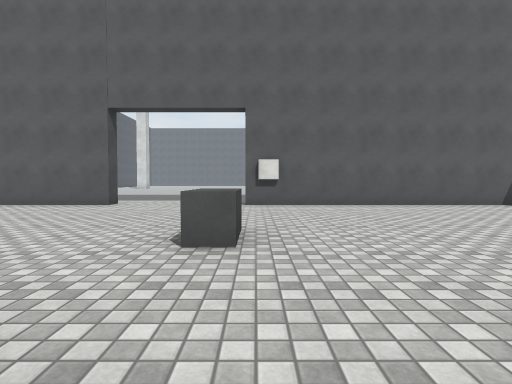
View 1 (above)

24 first-person views from a walk through a 3-D level made in the Unity game engine. The camera is 1.2 m above the floor, tilts 2° down and sees 80° across. The floor is counted in squares, 2 m on a side. Each view is taken from the middle of a square. On the plan, view 1 faces up. The plan holds only what a view shows up to about 9 squares ahead; the rest is blank. The place goes on beyond the plan. The player character is not drawn. Door leaves are left out, so doorways stand open. Surface patterns are stand-ins for the level's own textures.

View 2
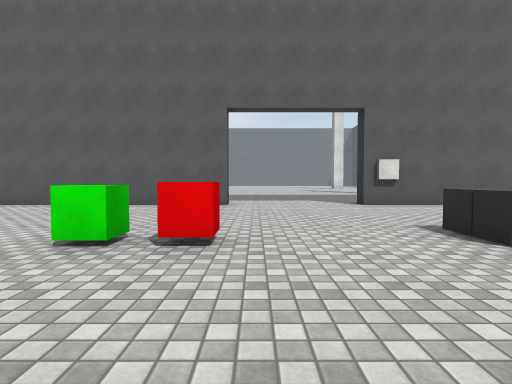

View 3
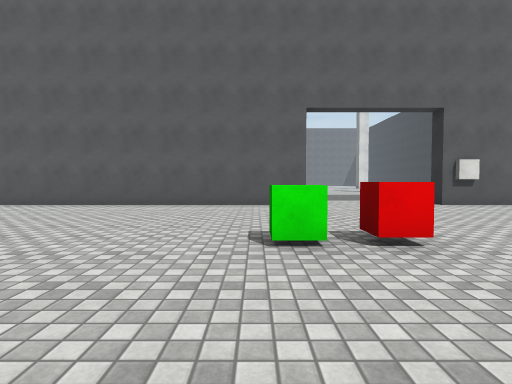

View 4
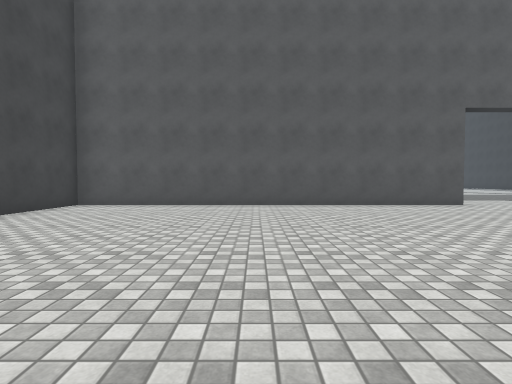

View 5
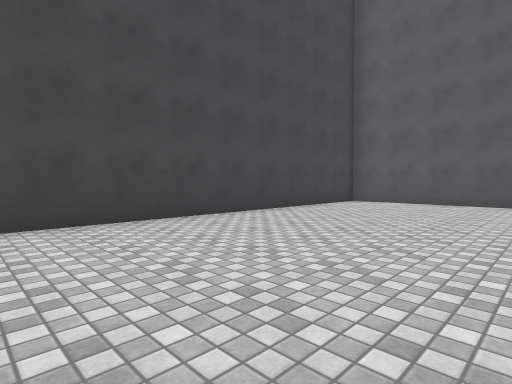

View 6
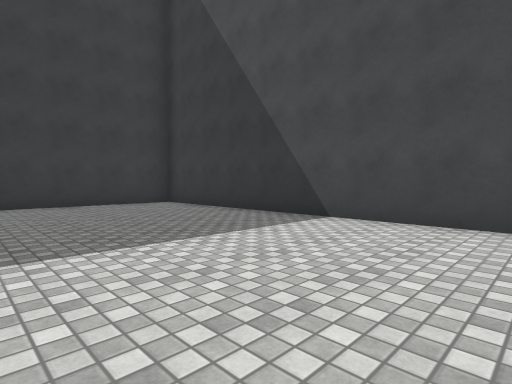

View 7
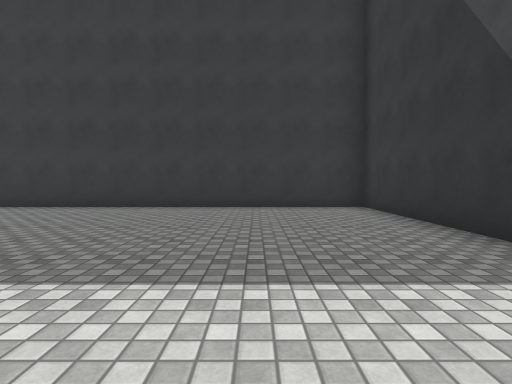

View 8
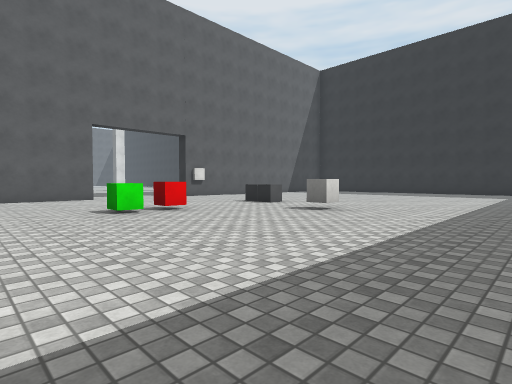

View 9
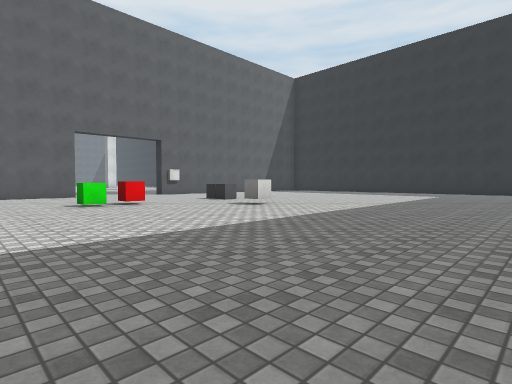

View 10
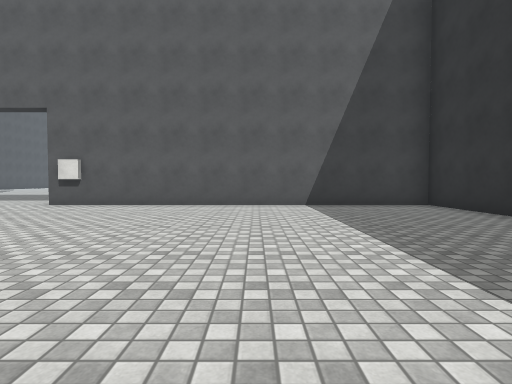

View 11
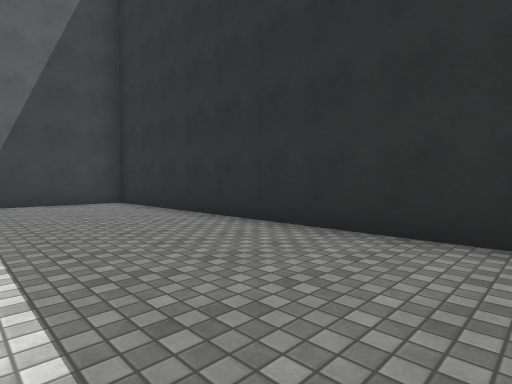

View 12
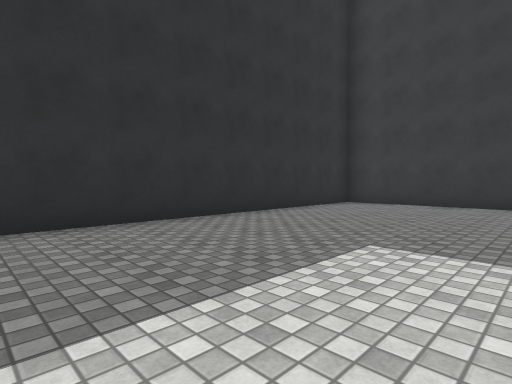

View 13
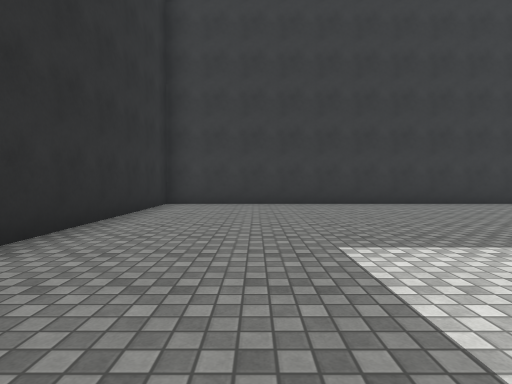

View 14
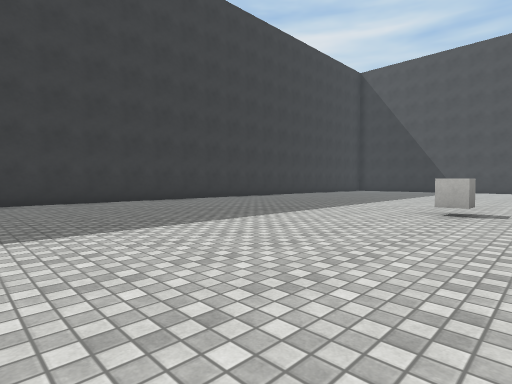

View 15
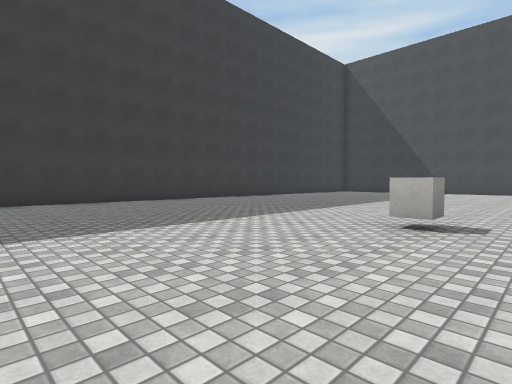

View 16
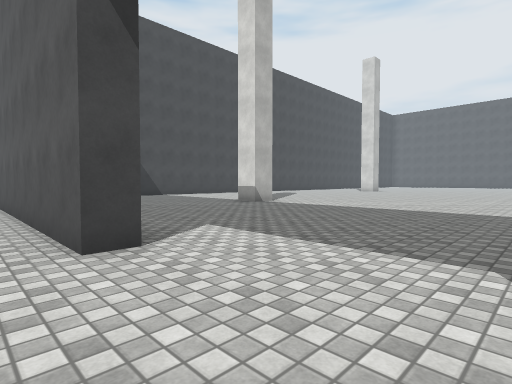

View 17
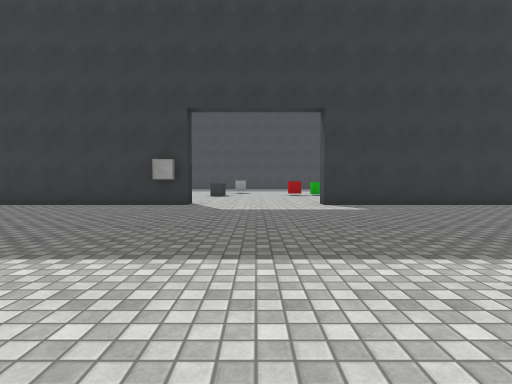

View 18
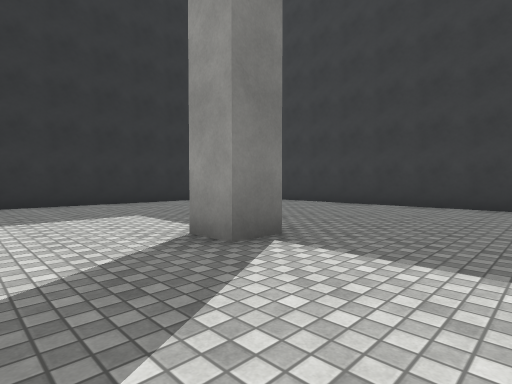

View 19
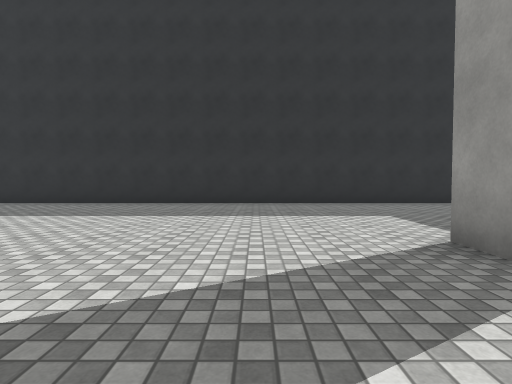

View 20
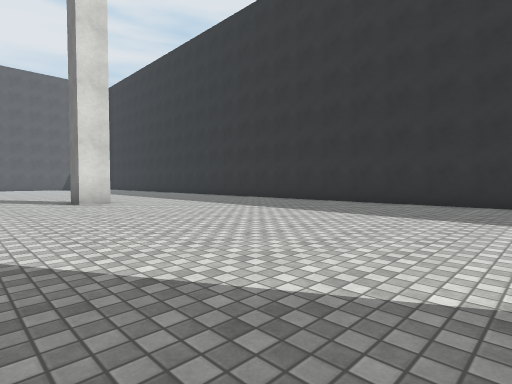

View 21
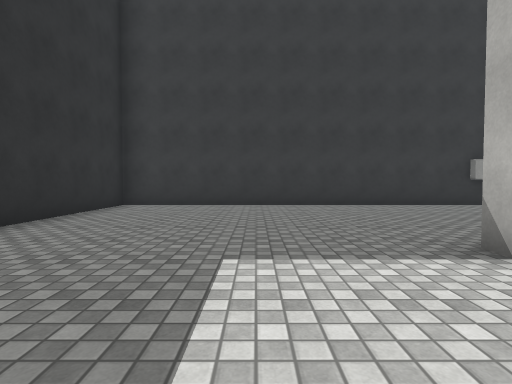

View 22
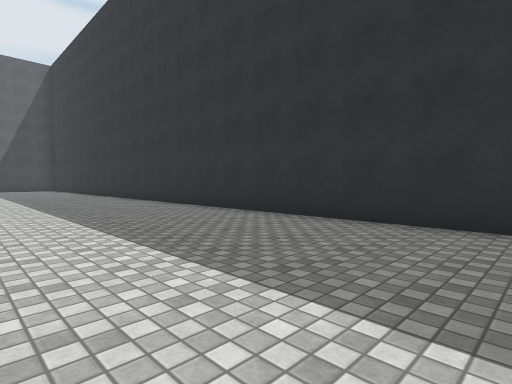

View 23
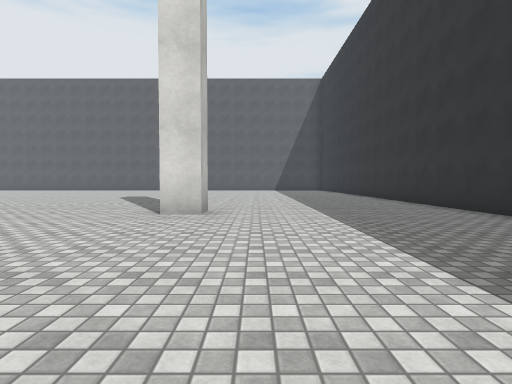

View 24
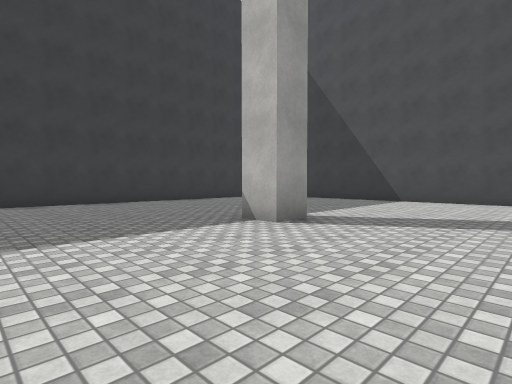

### Floor plan
Points are (right, up) in squares from view 1. A wall is a line through its corners. A room is listed if a view was taken in it or the views show most of it. See-through windows are left out.
Room 1 (views 1, 2, 3, 4, 5, 6, 7, 8, 9, 10, 11, 12, 13, 14, 15, 16)
walls: (-3.7, 7.7) (-13.5, 7.7) (-13.5, -7.2) (-4.9, -7.2); (-0.6, -7.2) (9.4, -7.2) (9.4, 7.7) (0.4, 7.7)
ways out: open door at (-2, 8) to room 2
objects: other object (-5, 3); other object (-4, 3); other object (-1, 1); other object (0, 3); other object (0, 4)
Room 2 (views 17, 18, 19, 20, 21, 22, 23, 24)
walls: (3.3, 13.2) (3.3, 14.1) (4.1, 14.1); (-8.1, 14.1) (-7.4, 14.1) (-7.4, 13.2); (4, 13.8) (4, 13.2); (4, 25.2) (4, 24.5) (3.3, 24.5) (3.3, 25.2); (0.4, 8.2) (9.4, 8.2) (9.4, 28); (-13.5, 16.2) (-13.5, 13.8); (-8.6, 8.2) (-3.7, 8.2)
ways out: open door at (-2, 8) to room 1
objects: other object (0, 8)

Positions as (right, up) in squares from view 1, and headings:
1: (0, 0), facing up
2: (-3, 0), facing up
3: (-5, 0), facing up
4: (-9, 0), facing up
5: (-9, -1), facing up-left
6: (-9, 1), facing down-left
7: (-11, 0), facing down
8: (-7, -3), facing up-right
9: (-7, -5), facing up-right
10: (5, 0), facing up
11: (6, -1), facing up-right
12: (5, 1), facing down-right
13: (7, 1), facing down
14: (5, 2), facing down-left
15: (3, 2), facing down-left
16: (-1, 7), facing up-left
17: (-2, 16), facing down
18: (1, 16), facing down-right
19: (1, 16), facing right
20: (1, 16), facing up-right
21: (6, 16), facing down
22: (5, 18), facing up-right
23: (5, 19), facing up
24: (-4, 17), facing down-left
